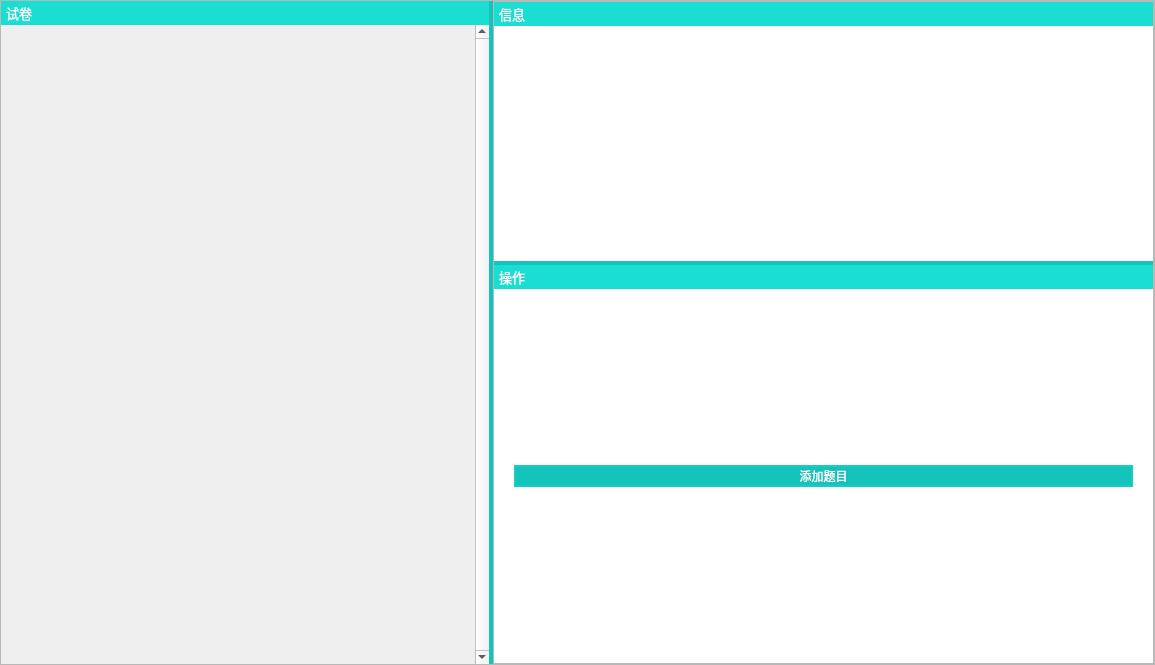
<?xml version="1.0" encoding="UTF-8"?>
<ui version="4.0">
 <class>EditView</class>
 <widget class="QWidget" name="EditView">
  <property name="geometry">
   <rect>
    <x>0</x>
    <y>0</y>
    <width>1155</width>
    <height>665</height>
   </rect>
  </property>
  <property name="windowTitle">
   <string>Form</string>
  </property>
  <property name="styleSheet">
   <string notr="true">QPushButton{
	color: #FFFFFF;
	border: 2px solid rgb(24, 204, 192);
	background-color: rgb(20,196,188);
}
QPushButton:hover{
	background-color: rgb(22,218,208);
}
QPushButton:pressed{
	background-color: rgb(17,171,164);
}</string>
  </property>
  <layout class="QVBoxLayout" name="verticalLayout_7">
   <property name="leftMargin">
    <number>0</number>
   </property>
   <property name="topMargin">
    <number>0</number>
   </property>
   <property name="rightMargin">
    <number>0</number>
   </property>
   <property name="bottomMargin">
    <number>0</number>
   </property>
   <item>
    <widget class="QSplitter" name="splitter">
     <property name="styleSheet">
      <string notr="true">QSplitter#splitter::handle{
	background-color: rgb(20,196,188);
}
QSplitter#splitter::margin{
	background-color: rgb(20,196,188);
}</string>
     </property>
     <property name="frameShape">
      <enum>QFrame::StyledPanel</enum>
     </property>
     <property name="frameShadow">
      <enum>QFrame::Raised</enum>
     </property>
     <property name="lineWidth">
      <number>4</number>
     </property>
     <property name="midLineWidth">
      <number>0</number>
     </property>
     <property name="orientation">
      <enum>Qt::Horizontal</enum>
     </property>
     <property name="handleWidth">
      <number>4</number>
     </property>
     <property name="childrenCollapsible">
      <bool>false</bool>
     </property>
     <widget class="QWidget" name="widgetLeft" native="true">
      <property name="styleSheet">
       <string notr="true">QWidget#widgetLeft{
	background-color: #FFFFFF;
}</string>
      </property>
      <layout class="QVBoxLayout" name="verticalLayout_3">
       <property name="leftMargin">
        <number>0</number>
       </property>
       <property name="topMargin">
        <number>0</number>
       </property>
       <property name="rightMargin">
        <number>0</number>
       </property>
       <property name="bottomMargin">
        <number>0</number>
       </property>
       <item>
        <layout class="QVBoxLayout" name="verticalLayout" stretch="0,0">
         <property name="spacing">
          <number>0</number>
         </property>
         <item>
          <widget class="QLabel" name="label">
           <property name="font">
            <font>
             <pointsize>10</pointsize>
            </font>
           </property>
           <property name="styleSheet">
            <string notr="true">QLabel{
	border: 2px solid rgb(26, 222, 209);
	color: #FFFFFF;
	background-color: rgb(26, 222, 209);
}</string>
           </property>
           <property name="text">
            <string>试卷</string>
           </property>
          </widget>
         </item>
         <item>
          <widget class="QScrollArea" name="scrollArea">
           <property name="styleSheet">
            <string notr="true">QScrollArea{
	border: none;
}</string>
           </property>
           <property name="verticalScrollBarPolicy">
            <enum>Qt::ScrollBarAlwaysOn</enum>
           </property>
           <property name="widgetResizable">
            <bool>true</bool>
           </property>
           <widget class="QWidget" name="scrollAreaWidgetContents">
            <property name="geometry">
             <rect>
              <x>0</x>
              <y>0</y>
              <width>500</width>
              <height>640</height>
             </rect>
            </property>
           </widget>
          </widget>
         </item>
        </layout>
       </item>
      </layout>
     </widget>
     <widget class="QSplitter" name="splitterRight">
      <property name="styleSheet">
       <string notr="true">QSplitter#splitterRight::handle{
	background-color: rgb(20,196,188);
}</string>
      </property>
      <property name="frameShape">
       <enum>QFrame::StyledPanel</enum>
      </property>
      <property name="frameShadow">
       <enum>QFrame::Raised</enum>
      </property>
      <property name="orientation">
       <enum>Qt::Vertical</enum>
      </property>
      <property name="handleWidth">
       <number>4</number>
      </property>
      <property name="childrenCollapsible">
       <bool>false</bool>
      </property>
      <widget class="QWidget" name="widgetRight" native="true">
       <property name="styleSheet">
        <string notr="true">QWidget#widgetRight{
         background-color: #FFFFFF;
 }</string>
       </property>
       <layout class="QVBoxLayout" name="verticalLayout_4">
        <property name="leftMargin">
         <number>0</number>
        </property>
        <property name="topMargin">
         <number>0</number>
        </property>
        <property name="rightMargin">
         <number>0</number>
        </property>
        <property name="bottomMargin">
         <number>0</number>
        </property>
        <item>
         <layout class="QVBoxLayout" name="verticalLayout_2" stretch="0,1">
          <property name="spacing">
           <number>0</number>
          </property>
          <item>
           <widget class="QLabel" name="label_2">
            <property name="font">
             <font>
              <pointsize>10</pointsize>
             </font>
            </property>
            <property name="styleSheet">
             <string notr="true">QLabel{
	border: 2px solid rgb(26, 222, 209);
	color: #FFFFFF;
	background-color: rgb(26, 222, 209);
}</string>
            </property>
            <property name="text">
             <string>信息</string>
            </property>
           </widget>
          </item>
          <item>
           <widget class="QWidget" name="widget" native="true">
            <layout class="QHBoxLayout" name="horizontalLayout">
             <item>
              <widget class="QLabel" name="labelInfo">
               <property name="text">
                <string/>
               </property>
               <property name="alignment">
                <set>Qt::AlignLeading|Qt::AlignLeft|Qt::AlignTop</set>
               </property>
              </widget>
             </item>
            </layout>
           </widget>
          </item>
         </layout>
        </item>
       </layout>
      </widget>
      <widget class="QWidget" name="widgetDR" native="true">
       <property name="minimumSize">
        <size>
         <width>10</width>
         <height>10</height>
        </size>
       </property>
       <property name="styleSheet">
        <string notr="true">QWidget#widgetDR{
         background-color: #FFFFFF;
 }</string>
       </property>
       <layout class="QVBoxLayout" name="verticalLayout_5" stretch="0,1">
        <property name="spacing">
         <number>0</number>
        </property>
        <property name="leftMargin">
         <number>0</number>
        </property>
        <property name="topMargin">
         <number>0</number>
        </property>
        <property name="rightMargin">
         <number>0</number>
        </property>
        <property name="bottomMargin">
         <number>0</number>
        </property>
        <item>
         <widget class="QLabel" name="label_3">
          <property name="font">
           <font>
            <pointsize>10</pointsize>
           </font>
          </property>
          <property name="styleSheet">
           <string notr="true">QLabel{
	border: 2px solid rgb(26, 222, 209);
	color: #FFFFFF;
	background-color: rgb(26, 222, 209);
}</string>
          </property>
          <property name="text">
           <string>操作</string>
          </property>
         </widget>
        </item>
        <item>
         <widget class="QWidget" name="widgetAct" native="true">
          <layout class="QVBoxLayout" name="verticalLayout_6">
           <property name="spacing">
            <number>12</number>
           </property>
           <property name="leftMargin">
            <number>20</number>
           </property>
           <property name="topMargin">
            <number>20</number>
           </property>
           <property name="rightMargin">
            <number>20</number>
           </property>
           <property name="bottomMargin">
            <number>20</number>
           </property>
           <item>
            <widget class="QPushButton" name="btnAdd">
             <property name="text">
              <string>添加题目</string>
             </property>
            </widget>
           </item>
          </layout>
         </widget>
        </item>
       </layout>
      </widget>
     </widget>
    </widget>
   </item>
  </layout>
 </widget>
 <resources/>
 <connections/>
</ui>
